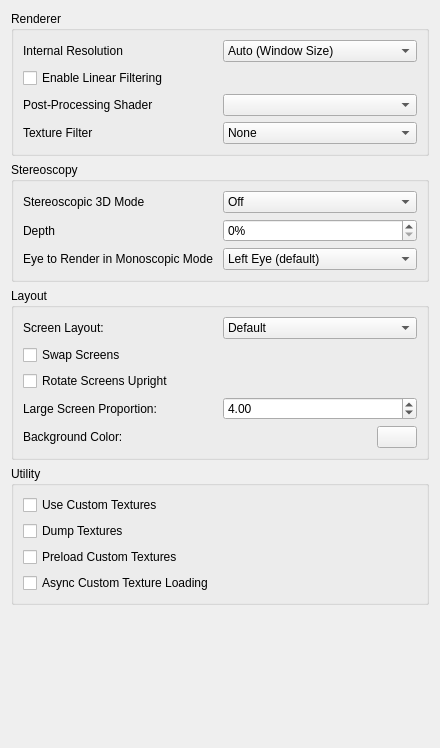
<?xml version="1.0" encoding="UTF-8"?>
<ui version="4.0">
 <class>ConfigureEnhancements</class>
 <widget class="QWidget" name="ConfigureEnhancements">
  <property name="geometry">
   <rect>
    <x>0</x>
    <y>0</y>
    <width>440</width>
    <height>748</height>
   </rect>
  </property>
  <property name="minimumSize">
   <size>
    <width>0</width>
    <height>0</height>
   </size>
  </property>
  <property name="windowTitle">
   <string>Form</string>
  </property>
  <layout class="QVBoxLayout" name="verticalLayout">
   <item>
    <widget class="QGroupBox" name="rendererBox">
     <property name="title">
      <string>Renderer</string>
     </property>
     <layout class="QVBoxLayout" name="verticalLayout_6">
      <item>
       <widget class="QWidget" name="widget_resolution" native="true">
        <layout class="QHBoxLayout" name="horizontalLayout">
         <property name="leftMargin">
          <number>0</number>
         </property>
         <property name="topMargin">
          <number>0</number>
         </property>
         <property name="rightMargin">
          <number>0</number>
         </property>
         <property name="bottomMargin">
          <number>0</number>
         </property>
         <item>
          <widget class="QLabel" name="resolution_label">
           <property name="text">
            <string>Internal Resolution</string>
           </property>
          </widget>
         </item>
         <item>
          <widget class="QComboBox" name="resolution_factor_combobox">
           <item>
            <property name="text">
             <string>Auto (Window Size)</string>
            </property>
           </item>
           <item>
            <property name="text">
             <string>Native (400x240)</string>
            </property>
           </item>
           <item>
            <property name="text">
             <string>2x Native (800x480)</string>
            </property>
           </item>
           <item>
            <property name="text">
             <string>3x Native (1200x720)</string>
            </property>
           </item>
           <item>
            <property name="text">
             <string>4x Native (1600x960)</string>
            </property>
           </item>
           <item>
            <property name="text">
             <string>5x Native (2000x1200)</string>
            </property>
           </item>
           <item>
            <property name="text">
             <string>6x Native (2400x1440)</string>
            </property>
           </item>
           <item>
            <property name="text">
             <string>7x Native (2800x1680)</string>
            </property>
           </item>
           <item>
            <property name="text">
             <string>8x Native (3200x1920)</string>
            </property>
           </item>
           <item>
            <property name="text">
             <string>9x Native (3600x2160)</string>
            </property>
           </item>
           <item>
            <property name="text">
             <string>10x Native (4000x2400)</string>
            </property>
           </item>
          </widget>
         </item>
        </layout>
       </widget>
      </item>
      <item>
       <widget class="QCheckBox" name="toggle_linear_filter">
        <property name="text">
         <string>Enable Linear Filtering</string>
        </property>
       </widget>
      </item>
      <item>
       <widget class="QWidget" name="widget_shader" native="true">
        <layout class="QHBoxLayout" name="horizontalLayout_11">
         <property name="leftMargin">
          <number>0</number>
         </property>
         <property name="topMargin">
          <number>0</number>
         </property>
         <property name="rightMargin">
          <number>0</number>
         </property>
         <property name="bottomMargin">
          <number>0</number>
         </property>
         <item>
          <widget class="QLabel" name="shader_label">
           <property name="text">
            <string>Post-Processing Shader</string>
           </property>
          </widget>
         </item>
         <item>
          <widget class="QComboBox" name="shader_combobox"/>
         </item>
        </layout>
       </widget>
      </item>
      <item>
       <widget class="QWidget" name="widget_texture_filter" native="true">
        <layout class="QHBoxLayout" name="horizontalLayout_3">
         <property name="leftMargin">
          <number>0</number>
         </property>
         <property name="topMargin">
          <number>0</number>
         </property>
         <property name="rightMargin">
          <number>0</number>
         </property>
         <property name="bottomMargin">
          <number>0</number>
         </property>
         <item>
          <widget class="QLabel" name="texture_filter_label">
           <property name="text">
            <string>Texture Filter</string>
           </property>
          </widget>
         </item>
         <item>
          <widget class="QComboBox" name="texture_filter_combobox">
           <item>
            <property name="text">
             <string>None</string>
            </property>
           </item>
           <item>
            <property name="text">
             <string>Anime4K</string>
            </property>
           </item>
           <item>
            <property name="text">
             <string>Bicubic</string>
            </property>
           </item>
           <item>
            <property name="text">
             <string>ScaleForce</string>
            </property>
           </item>
           <item>
            <property name="text">
             <string>xBRZ</string>
            </property>
           </item>
           <item>
            <property name="text">
             <string>MMPX</string>
            </property>
           </item>
          </widget>
         </item>
        </layout>
       </widget>
      </item>
     </layout>
    </widget>
   </item>
   <item>
    <widget class="QGroupBox" name="stereo_group">
     <property name="title">
      <string>Stereoscopy</string>
     </property>
     <layout class="QVBoxLayout" name="verticalLayout_4">
      <item>
       <layout class="QHBoxLayout" name="horizontalLayout_5">
        <item>
         <widget class="QLabel" name="label_4">
          <property name="text">
           <string>Stereoscopic 3D Mode</string>
          </property>
         </widget>
        </item>
        <item>
         <widget class="QComboBox" name="render_3d_combobox">
          <item>
           <property name="text">
            <string>Off</string>
           </property>
          </item>
          <item>
           <property name="text">
            <string>Side by Side</string>
           </property>
          </item>
          <item>
           <property name="text">
            <string>Anaglyph</string>
           </property>
          </item>
          <item>
           <property name="text">
            <string>Interlaced</string>
           </property>
          </item>
          <item>
           <property name="text">
            <string>Reverse Interlaced</string>
           </property>
          </item>
         </widget>
        </item>
       </layout>
      </item>
      <item>
       <layout class="QHBoxLayout" name="horizontalLayout_7">
        <item>
         <widget class="QLabel" name="label_3">
          <property name="text">
           <string>Depth</string>
          </property>
         </widget>
        </item>
        <item>
         <widget class="QSpinBox" name="factor_3d">
          <property name="suffix">
           <string>%</string>
          </property>
          <property name="minimum">
           <number>0</number>
          </property>
          <property name="maximum">
           <number>100</number>
          </property>
          <property name="value">
           <number>0</number>
          </property>
         </widget>
        </item>
       </layout>
      </item>
      <item>
       <layout class="QHBoxLayout" name="horizontalLayout_9">
        <item>
         <widget class="QLabel" name="label_6">
          <property name="text">
           <string>Eye to Render in Monoscopic Mode</string>
          </property>
         </widget>
        </item>
        <item>
         <widget class="QComboBox" name="mono_rendering_eye">
          <item>
           <property name="text">
            <string>Left Eye (default)</string>
           </property>
          </item>
          <item>
           <property name="text">
            <string>Right Eye</string>
           </property>
          </item>
         </widget>
        </item>
       </layout>
      </item>
     </layout>
    </widget>
   </item>
   <item>
    <widget class="QGroupBox" name="layout_group">
     <property name="title">
      <string>Layout</string>
     </property>
     <layout class="QVBoxLayout" name="verticalLayout_3">
      <item>
       <widget class="QWidget" name="widget_layout" native="true">
        <layout class="QHBoxLayout" name="screen_layout_group">
         <property name="leftMargin">
          <number>0</number>
         </property>
         <property name="topMargin">
          <number>0</number>
         </property>
         <property name="rightMargin">
          <number>0</number>
         </property>
         <property name="bottomMargin">
          <number>0</number>
         </property>
         <item>
          <widget class="QLabel" name="layout_label">
           <property name="text">
            <string>Screen Layout:</string>
           </property>
          </widget>
         </item>
         <item>
          <widget class="QComboBox" name="layout_combobox">
           <item>
            <property name="text">
             <string>Default</string>
            </property>
           </item>
           <item>
            <property name="text">
             <string>Single Screen</string>
            </property>
           </item>
           <item>
            <property name="text">
             <string>Large Screen</string>
            </property>
           </item>
           <item>
            <property name="text">
             <string>Side by Side</string>
            </property>
           </item>
           <item>
            <property name="text">
             <string>Separate Windows</string>
            </property>
           </item>
           <item>
            <property name="text">
             <string>Hybrid Screen</string>
            </property>
           </item>
          </widget>
         </item>
        </layout>
       </widget>
      </item>
      <item>
       <widget class="QCheckBox" name="toggle_swap_screen">
        <property name="text">
         <string>Swap Screens</string>
        </property>
       </widget>
      </item>
      <item>
       <widget class="QCheckBox" name="toggle_upright_screen">
        <property name="text">
         <string>Rotate Screens Upright</string>
        </property>
       </widget>
      </item>
      <item>
       <widget class="QWidget" name="widget" native="true">
        <layout class="QHBoxLayout" name="proportion_layout">
         <property name="leftMargin">
          <number>0</number>
         </property>
         <property name="topMargin">
          <number>0</number>
         </property>
         <property name="rightMargin">
          <number>0</number>
         </property>
         <property name="bottomMargin">
          <number>0</number>
         </property>
         <item>
          <widget class="QLabel" name="label_31">
           <property name="text">
            <string>Large Screen Proportion:</string>
           </property>
          </widget>
         </item>
         <item>
          <widget class="QDoubleSpinBox" name="large_screen_proportion">
           <property name="minimum">
            <double>1.000000000000000</double>
           </property>
           <property name="maximum">
            <double>16.000000000000000</double>
           </property>
           <property name="value">
            <double>4.000000000000000</double>
           </property>
          </widget>
         </item>
        </layout>
       </widget>
      </item>
      <item>
       <widget class="QWidget" name="bg_color_group" native="true">
        <layout class="QHBoxLayout" name="bg_color_group_2">
         <property name="leftMargin">
          <number>0</number>
         </property>
         <property name="topMargin">
          <number>0</number>
         </property>
         <property name="rightMargin">
          <number>0</number>
         </property>
         <property name="bottomMargin">
          <number>0</number>
         </property>
         <item>
          <widget class="QLabel" name="bg_label">
           <property name="text">
            <string>Background Color:</string>
           </property>
          </widget>
         </item>
         <item>
          <widget class="QPushButton" name="bg_button">
           <property name="maximumSize">
            <size>
             <width>40</width>
             <height>16777215</height>
            </size>
           </property>
          </widget>
         </item>
        </layout>
       </widget>
      </item>
     </layout>
    </widget>
   </item>
   <item>
    <widget class="QGroupBox" name="utilityBox">
     <property name="title">
      <string>Utility</string>
     </property>
     <layout class="QVBoxLayout" name="verticalLayout_8">
      <item>
       <widget class="QCheckBox" name="toggle_custom_textures">
        <property name="toolTip">
         <string>&lt;html&gt;&lt;head/&gt;&lt;body&gt;&lt;p&gt;Replace textures with PNG files.&lt;/p&gt;&lt;p&gt;Textures are loaded from load/textures/[Title ID]/.&lt;/p&gt;&lt;/body&gt;&lt;/html&gt;</string>
        </property>
        <property name="text">
         <string>Use Custom Textures</string>
        </property>
       </widget>
      </item>
      <item>
       <widget class="QCheckBox" name="toggle_dump_textures">
        <property name="toolTip">
         <string>&lt;html&gt;&lt;head/&gt;&lt;body&gt;&lt;p&gt;Dump textures to PNG files.&lt;/p&gt;&lt;p&gt;Textures are dumped to dump/textures/[Title ID]/.&lt;/p&gt;&lt;/body&gt;&lt;/html&gt;</string>
        </property>
        <property name="text">
         <string>Dump Textures</string>
        </property>
       </widget>
      </item>
      <item>
       <widget class="QCheckBox" name="toggle_preload_textures">
        <property name="toolTip">
         <string>&lt;html&gt;&lt;head/&gt;&lt;body&gt;&lt;p&gt;Load all custom textures into memory on boot, instead of loading them when the game requires them.&lt;/p&gt;&lt;/body&gt;&lt;/html&gt;</string>
        </property>
        <property name="text">
         <string>Preload Custom Textures</string>
        </property>
       </widget>
      </item>
      <item>
       <widget class="QCheckBox" name="toggle_async_custom_loading">
        <property name="toolTip">
         <string>&lt;html&gt;&lt;head/&gt;&lt;body&gt;&lt;p&gt;Load custom textures asynchronously with background threads to reduce loading stutter&lt;/p&gt;&lt;/body&gt;&lt;/html&gt;</string>
        </property>
        <property name="text">
         <string>Async Custom Texture Loading</string>
        </property>
       </widget>
      </item>
     </layout>
    </widget>
   </item>
   <item>
    <spacer name="verticalSpacer">
     <property name="orientation">
      <enum>Qt::Vertical</enum>
     </property>
     <property name="sizeHint" stdset="0">
      <size>
       <width>20</width>
       <height>165</height>
      </size>
     </property>
    </spacer>
   </item>
  </layout>
 </widget>
 <tabstops>
  <tabstop>resolution_factor_combobox</tabstop>
  <tabstop>toggle_linear_filter</tabstop>
  <tabstop>shader_combobox</tabstop>
  <tabstop>texture_filter_combobox</tabstop>
  <tabstop>render_3d_combobox</tabstop>
  <tabstop>factor_3d</tabstop>
  <tabstop>mono_rendering_eye</tabstop>
  <tabstop>layout_combobox</tabstop>
  <tabstop>toggle_swap_screen</tabstop>
  <tabstop>toggle_upright_screen</tabstop>
  <tabstop>large_screen_proportion</tabstop>
  <tabstop>bg_button</tabstop>
  <tabstop>toggle_custom_textures</tabstop>
  <tabstop>toggle_dump_textures</tabstop>
  <tabstop>toggle_preload_textures</tabstop>
 </tabstops>
 <resources/>
 <connections/>
</ui>
